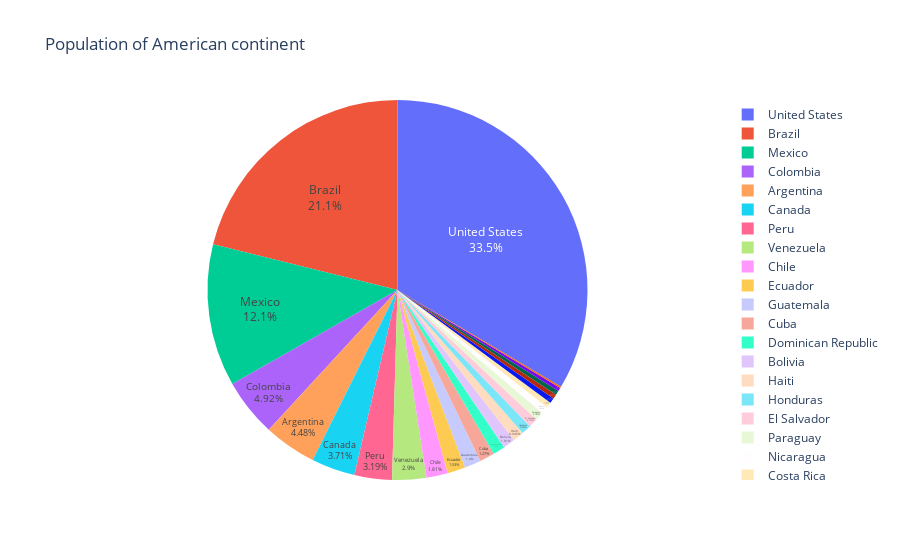

Notebook cell for this chart:
### Code cell
fig = px.pie(
    data_frame=gapminder,
    values="pop",
    names="country",
    title="Population of American continent",
    hover_data=["lifeExp"],  # 浮动内容
    labels={"lifeExp": "life expectancy"},
)

# label
fig.update_traces(
    textposition="inside",  # 文本显示的4种位置：['inside', 'outside', 'auto', 'none']
    textinfo="percent+label",  # percent、label、value的组合或者单独出现
    insidetextorientation="horizontal",  # 文本信息的3种朝向：horizontal（默认）、radial、tangential
)

fig.show()

### Figure 1 — Plotly figure (JSON) as saved in the notebook; plotly's stock layout.template omitted (floating-point values rounded to 4 significant figures)
{"data": [{"customdata": [[75.32], [65.55], [72.39], [80.65], [78.55], [72.89], [78.78], [78.27], [72.23], [74.99], [71.88], [70.26], [60.92], [70.2], [72.57], [76.19], [72.9], [75.54], [71.75], [71.42], [78.75], [69.82], [78.24], [76.38], [73.75]], "domain": {"x": [0, 1], "y": [0, 1]}, "hovertemplate": "country=%{label}<br>pop=%{value}<br>life expectancy=%{customdata[0]}<extra></extra>", "insidetextorientation": "horizontal", "labels": ["Argentina", "Bolivia", "Brazil", "Canada", "Chile", "Colombia", "Costa Rica", "Cuba", "Dominican Republic", "Ecuador", "El Salvador", "Guatemala", "Haiti", "Honduras", "Jamaica", "Mexico", "Nicaragua", "Panama", "Paraguay", "Peru", "Puerto Rico", "Trinidad and Tobago", "United States", "Uruguay", "Venezuela"], "legendgroup": "", "name": "", "showlegend": true, "textinfo": "percent+label", "textposition": "inside", "type": "pie", "values": [40301927, 9119152, 190010647, 33390141, 16284741, 44227550, 4133884, 11416987, 9319622, 13755680, 6939688, 12572928, 8502814, 7483763, 2780132, 108700891, 5675356, 3242173, 6667147, 28674757, 3942491, 1056608, 301139947, 3447496, 26084662]}], "layout": {"legend": {"tracegroupgap": 0}, "title": {"text": "Population of American continent"}}}
